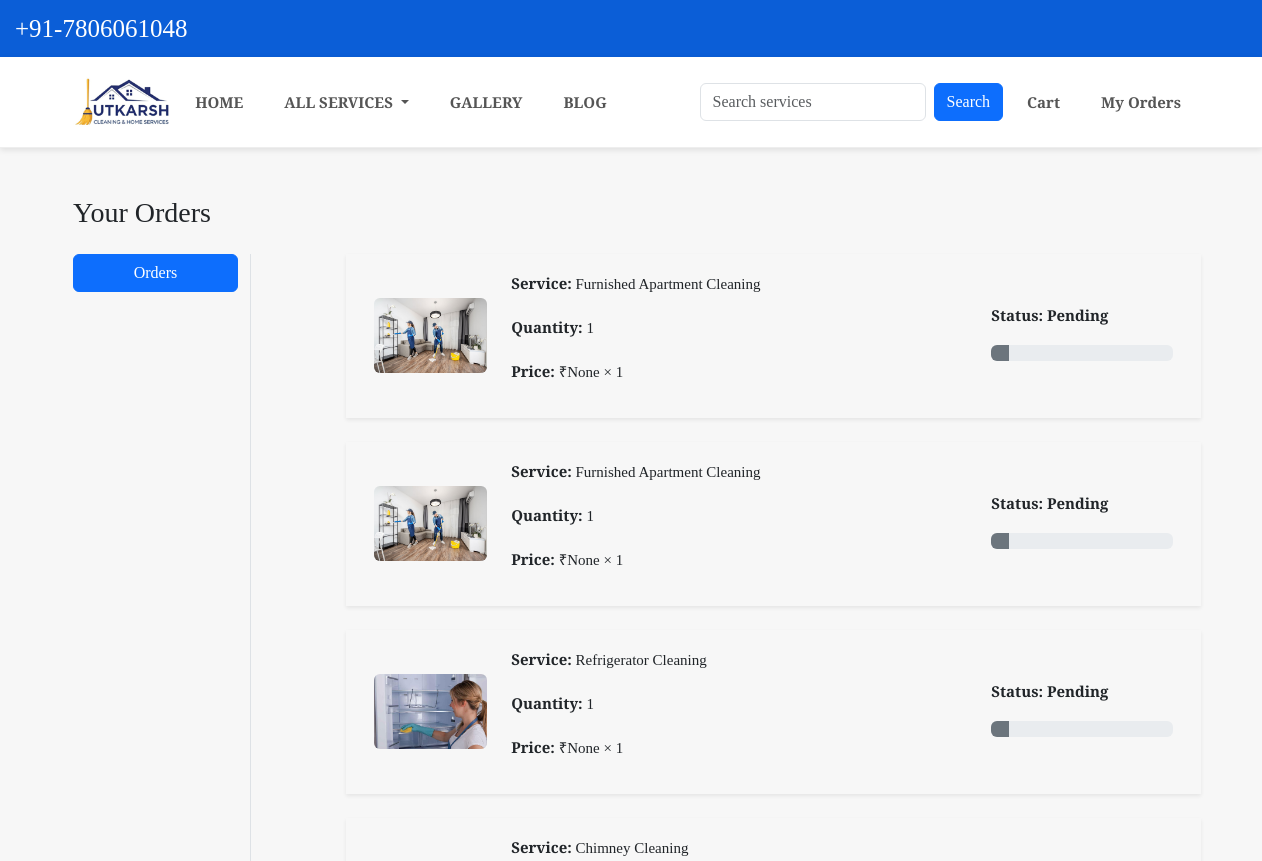
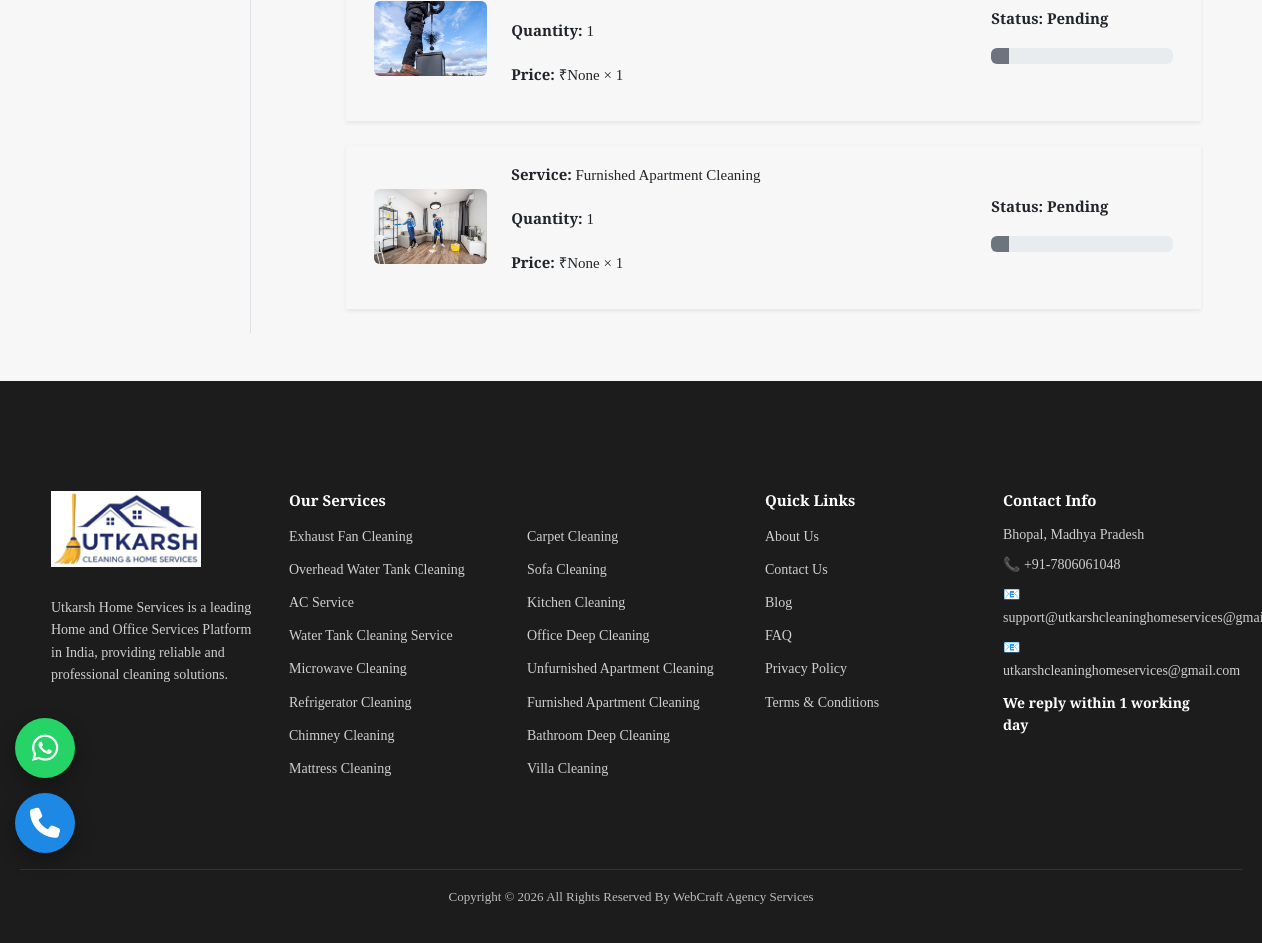
The app's page /orders/, older data (2 pictures, top to bottom).
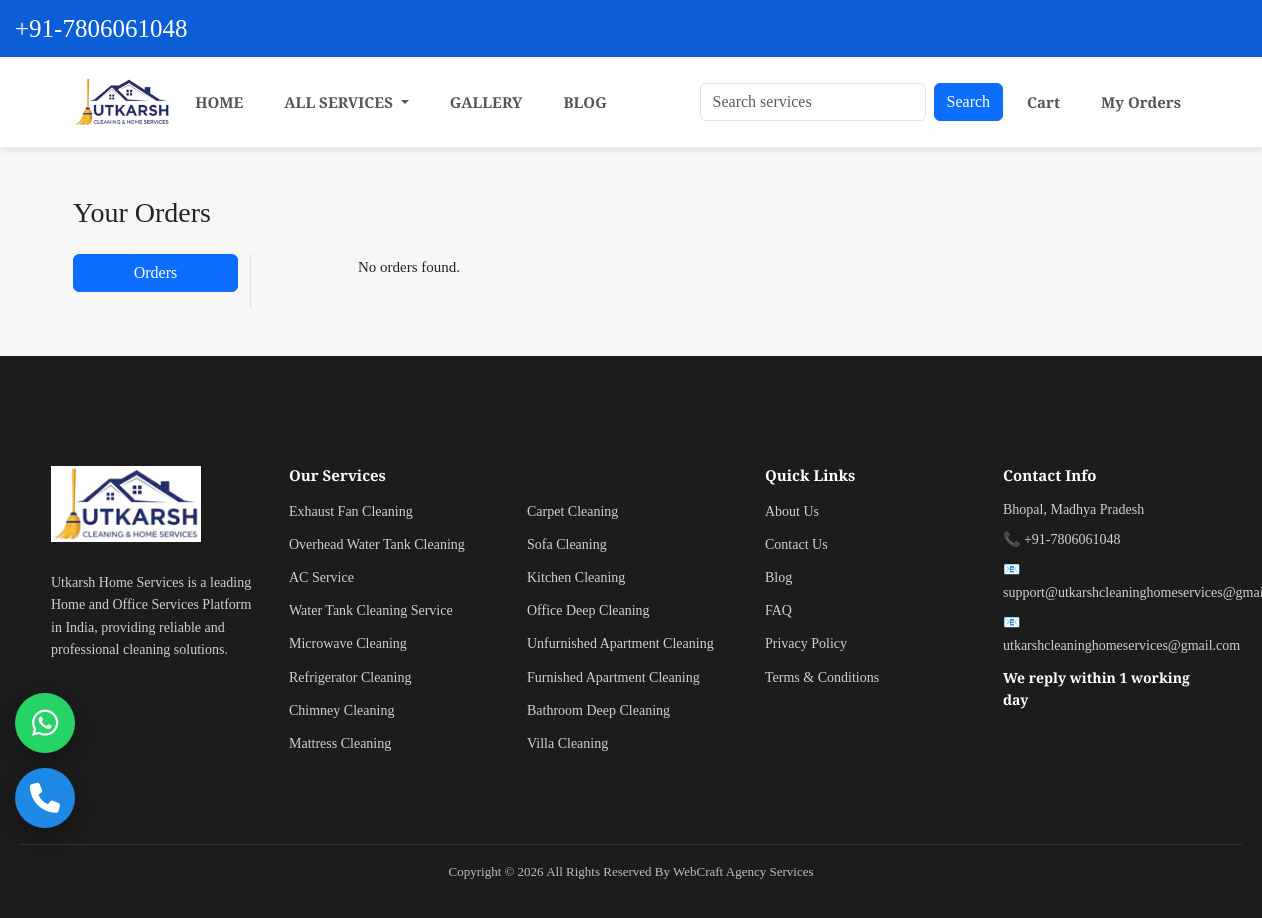
The same page, newer data.
### app/models.py (models this page shows, shortened)
class OrderPlaced(models.Model):
    STATUS_CHOICES = (
        ('pending', 'Pending'),
        ('accepted', 'Accepted'),
        ('cancelled', 'Cancelled'),
    )
    customer = models.ForeignKey(Customer, on_delete=models.CASCADE)
    product = models.ForeignKey(Product, on_delete=models.CASCADE)
    quantity = models.PositiveIntegerField(default=1)
    price = models.FloatField()
    status = models.CharField(max_length=20, choices=STATUS_CHOICES, default='pending')
    ordered_at = models.DateTimeField(auto_now_add=True)

class Product(models.Model):
    title = models.CharField(max_length=100)
    selling_price = models.FloatField(null=True, blank=True)
    discounted_price = models.FloatField(null=True, blank=True)
    description = models.TextField(blank=True)
    category = models.CharField(choices=CATEGORY_CHOICES, max_length=3)
    product_image = models.ImageField(upload_to='productimg', blank=True, null=True)
    is_service = models.BooleanField(default=False)

### app/views.py (the view)
# urls.py: path('orders/', views.orders, name='orders'),
def orders(request):
    orders = OrderPlaced.objects.filter(
        status='pending'
    ).order_by('-ordered_at')
    return render(request, 'app/orders.html', {
        'order_placed': orders
    })

### app/context_processors.py (called while the page is built)
def cart_count(request):
    count = 0
    if request.session.session_key:
        count = Cart.objects.filter(
            session_key=request.session.session_key
        ).count()
    return {'cart_count': count}

def all_services(request):
    services = Product.objects.all()   # 🔥 TEMP: filter hata do
    return {'all_services': services}

### app/templates/app/orders.html (shortened to what this page needs)
{% extends 'app/base.html' %}
{% load static %}
{% block main-content %}
<div class="container my-5">
  <div class="row">
    <h3 class="mb-4">Your Orders</h3>
    <div class="col-sm-2 border-end">
      <ul class="list-unstyled">
        <li class="d-grid mb-2">
          <a href="{% url 'orders' %}" class="btn btn-primary">Orders</a>
        </li>
      </ul>
    </div>
    <div class="col-sm-9 offset-sm-1">
      {% if order_placed %}
        {% for op in order_placed %}
        <div class="row shadow-sm mb-4 p-3 align-items-center">
          <div class="col-sm-2">
            <img src="{{ op.product.product_image.url }}"
                 class="img-fluid rounded"
                 alt="{{ op.product.title }}">
          </div>
          <div class="col-sm-7">
            <p><strong>Service:</strong> {{ op.product.title }}</p>
            <p><strong>Quantity:</strong> {{ op.quantity }}</p>
            <p>
              <strong>Price:</strong>
              ₹{{ op.product.discounted_price }} × {{ op.quantity }}
            </p>
          </div>
          <div class="col-sm-3 fw-bold">
            <p>Status: {{ op.status|title }}</p>
            {% if op.status == 'pending' %}
              <div class="progress mb-2">
                <div class="progress-bar bg-secondary"
                     role="progressbar"
                     style="width: 10%"
                     aria-valuenow="10"
                     aria-valuemin="0"
                     aria-valuemax="100">
                </div>
              </div>
            {% endif %}
          </div>
        </div>
        {% endfor %}
      {% else %}
        <p>No orders found.</p>
      {% endif %}
    </div>
  </div>
</div>
{% endblock main-content %}

Row changes from the older to the newer data that the page shows:
no longer on this page (row edited): OrderPlaced: product.product_image (picture), product "Furnished Apartment Cleaning", quantity "1", product.discounted_price "None", status "Pending"
no longer on this page (row edited): OrderPlaced: product.product_image (picture), product "Furnished Apartment Cleaning", quantity "1", product.discounted_price "None", status "Pending"
no longer on this page (row edited): OrderPlaced: product.product_image (picture), product "Refrigerator Cleaning", quantity "1", product.discounted_price "None", status "Pending"
no longer on this page (row edited): OrderPlaced: product.product_image (picture), product "Chimney Cleaning", quantity "1", product.discounted_price "None", status "Pending"
no longer on this page (row edited): OrderPlaced: product.product_image (picture), product "Furnished Apartment Cleaning", quantity "1", product.discounted_price "None", status "Pending"
Text that changed along with them:
text now shown: "No orders found."
